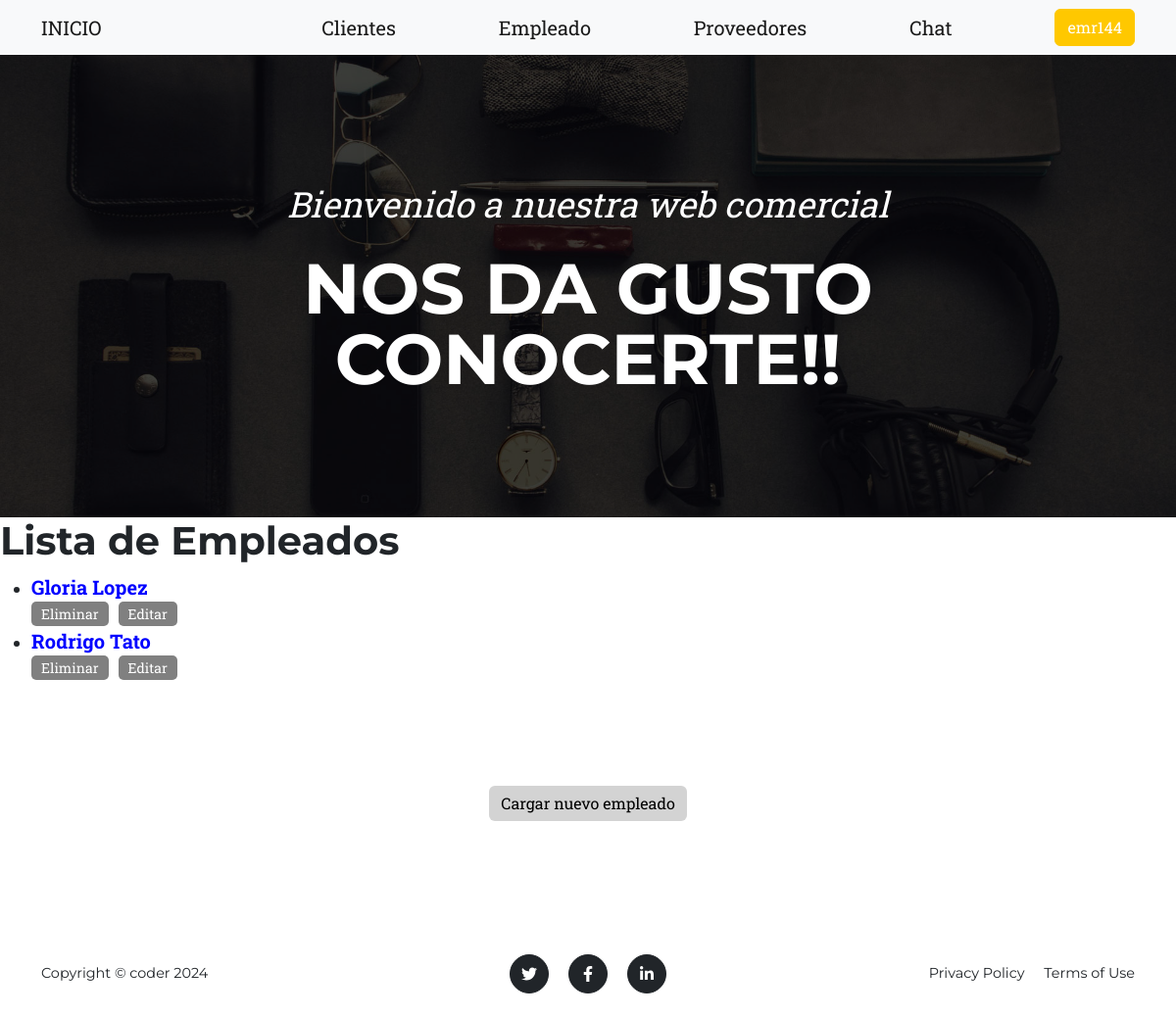
/app/empleado_lista/ (signed in), run on the app's committed database.
### Startapp/models.py (models this page shows, shortened)
class CustomUser(AbstractUser):
    email = models.EmailField(unique=True)
    image = models.ImageField(upload_to='profiles/', null=True, blank=True)

### AppProyectoFinal/models.py (models this page shows, shortened)
class EmpleadoCla(models.Model):
    nombre = models.CharField(max_length=100)
    apellido = models.CharField(max_length=100)
    email = models.EmailField(unique=True)
    telefono = models.CharField(max_length=15, blank=True)
    puesto = models.CharField(max_length=100)

### AppProyectoFinal/views.py (the view)
# urls.py: path('empleado_lista/', EmpleadoList.as_view(), name='ListaEmpleado'),
class EmpleadoList(LoginRequiredMixin, ListView):
    model = EmpleadoCla
    template_name = "Empleado_list.html"
    context_object_name="empleados"

### AppProyectoFinal/templates/Empleado_list.html (shortened to what this page needs)
{% extends "Padre.html" %}
{% load static %}
{% block contenidoQueCambia %}
<h1>Lista de Empleados</h1>
<ul>
    {% for empleado in empleados %}
        <li>
            <a href="{% url 'DetalleEmpleado' empleado.id %}" class="clickable-link">
                {{ empleado.nombre }} {{ empleado.apellido }}
            </a>
        </li>
        <div>
            <div style="display: flex; gap: 10px;">
                <form action="{% url 'EliminaEmpleado' empleado.id %}" method="get" style="margin: 0;">
                    <button type="submit" style="
                        background-color: grey; /* Rojo */
                        color: white;
                        padding: 2px 10px;
                        border: none;
                        border-radius: 5px;
                        cursor: pointer;
                        font-size: 14px;">
                        Eliminar
                    </button>
                </form>
                <form action="{% url 'ActualizaEmpleado' empleado.id %}" method="get" style="margin: 0;">
                    <button type="submit" style="
                        background-color: grey; /* Verde */
                        color: white;
                        padding:2px 10px;
                        border: none;
                        border-radius: 5px;
                        cursor: pointer;
                        font-size: 14px;">
                        Editar
                    </button>
                </form>
            </div>
        </div>
    {% endfor %}
</ul>
<body>
    <div class="button-container">
        <a href="{% url 'CreaEmpleado' %}" class="btn btn-custom">Cargar nuevo empleado</a>
    </div>
</body>
{% endblock %}

### AppProyectoFinal/templates/Padre.html (shortened to what this page needs)
<!DOCTYPE html>
<html lang="es">
<head>
    {% load static %}
    <link href="{% static 'css/styles.css' %}" rel="stylesheet">
</head>
<body id="page-top">
    <nav class="navbar navbar-light bg-light static-top">
        <div class="container">
            <div style="padding-right: 120px;">
                <a class="navbar-brand" href="{% url 'inicio' %}">INICIO</a>
            </div>
            <a class="navbar-brand" href="{% url 'ListaCliente' %}">Clientes</a>
            <a class="navbar-brand" href="{% url 'ListaEmpleado' %}">Empleado</a>
            <a class="navbar-brand" href="{% url 'ListaProveedor' %}">Proveedores</a>
            <a class="navbar-brand" href="{% url 'chat' %}">Chat</a>
            {% if user.is_authenticated %}
                <a class="btn btn-primary" href="{% url 'user' %}">{{ user.username }} </a>
            {% else %}
                <a class="btn btn-primary" href="{% url 'login' %}">Ingresar</a>
            {% endif %}
        </div>
    </nav>
    <header class="masthead">
        <div class="container">
            <div class="masthead-subheading">Bienvenido a nuestra web comercial</div>
            <div class="masthead-heading text-uppercase">Nos da gusto conocerte!!</div>
        </div>
    </header>
    {% block contenidoQueCambia %}
    {% endblock %}
    <footer class="footer py-4">
        <div class="container">
            <div class="row align-items-center">
                <div class="col-lg-4 text-lg-start">Copyright &copy; coder 2024 </div>
                <div class="col-lg-4 my-3 my-lg-0">
                    <a class="btn btn-dark btn-social mx-2" href="#!" aria-label="Twitter"><i class="fab fa-twitter"></i></a>
                    <a class="btn btn-dark btn-social mx-2" href="#!" aria-label="Facebook"><i class="fab fa-facebook-f"></i></a>
                    <a class="btn btn-dark btn-social mx-2" href="#!" aria-label="LinkedIn"><i class="fab fa-linkedin-in"></i></a>
                </div>
                <div class="col-lg-4 text-lg-end">
                    <a class="link-dark text-decoration-none me-3" href="#!">Privacy Policy</a>
                    <a class="link-dark text-decoration-none" href="#!">Terms of Use</a>
                </div>
            </div>
        </div>
    </footer>
</body>
</html>

### AppProyectoFinal/templates/Empleado_list.html (style rules this page uses)
.clickable-link { font-size: 20px; text-decoration: none; color: blue; font-weight: bold; }
.btn-custom { background-color: #d3d3d3; color: black; border: none; margin-bottom: 20px; }
.button-container { display: flex; justify-content: center; align-items: center; height: 30vh; flex-direction: column; }

### data on the page
CustomUser: username "emr144"
EmpleadoCla: nombre "Gloria", apellido "Lopez"
EmpleadoCla: nombre "Rodrigo", apellido "Tato"
